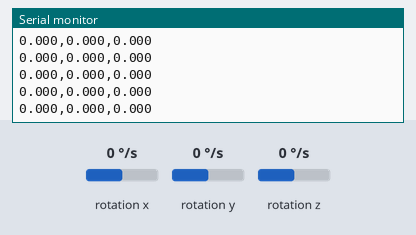
A sketch run on a simulated Arduino Nano 33 BLE. On the bench: the last lines printed to the serial monitor. The inputs (shaded band) are chosen by the test bench; at power-on: rotation x 0 °/s, rotation y 0 °/s, rotation z 0 °/s.

Above: at 2.7 s.
2.8 s: rotation x set to -192 °/s
At 2.93 s:
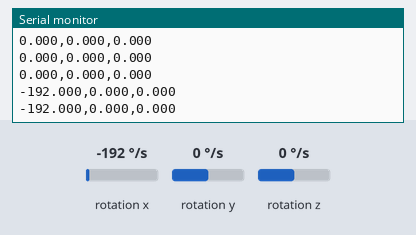
4.3 s: rotation y set to -192 °/s
At 4.35 s:
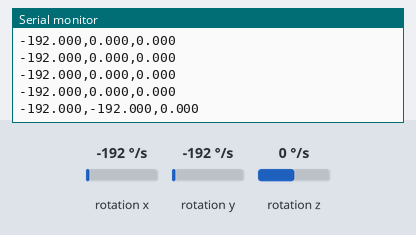
5.8 s: rotation z set to -192 °/s
At 5.87 s:
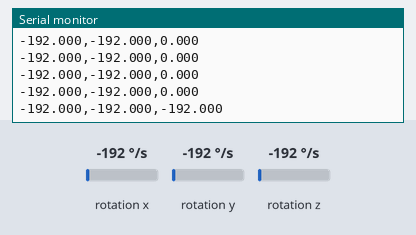

Measured:
- after the input at 2.8 s, the serial monitor: prints a new line at once (image 1)
- after the input at 4.3 s, the serial monitor: prints a new line at once (image 2)
- after the input at 5.8 s, the serial monitor: prints a new line after 0.06 s (image 3)

The sketch:

lab2task6b.ino
```cpp
#include <Arduino_BMI270_BMM150.h>

void setup() {
  Serial.begin(115200);
  delay(1500);

  if (!IMU.begin()) {
    Serial.println("Failed to initialize IMU.");
    while (1);
  }

  Serial.println("Gyroscope test started");
  Serial.println("gx,gy,gz");
}

void loop() {
  float x, y, z;

  if (IMU.gyroscopeAvailable()) {
    IMU.readGyroscope(x, y, z);
    Serial.print(x, 3);
    Serial.print(",");
    Serial.print(y, 3);
    Serial.print(",");
    Serial.println(z, 3);
  }

  delay(100);
}
```
